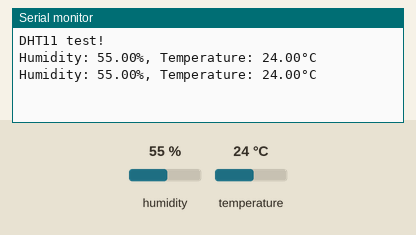
Simulated run of this sketch. Board: ESP8266 (NodeMCU). Parts: the last lines printed to the serial monitor. The inputs (shaded band) are chosen by the test bench; at power-on: humidity 55 %, temperature 24 °C.

Above: at 4.8 s.
4.9 s: humidity set to 22 %
At 7.3 s:
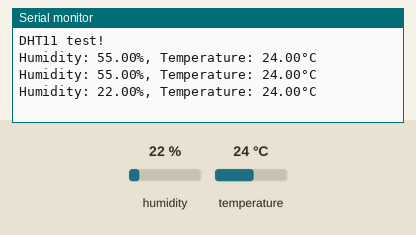
7.9 s: temperature set to 12 °C
At 8.4 s:
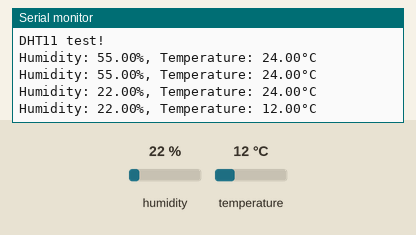
10.9 s: humidity set to 40 %
At 13.2 s:
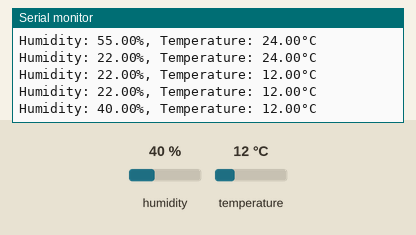
Timing chart, 0 to 14.7 s (numbered marks = the images above; inputs shaded):
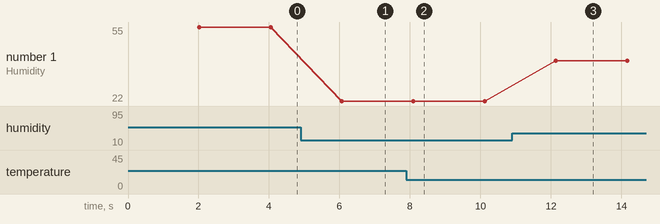

Measured:
- after the input at 4.9 s, the serial monitor: prints a new line after 1.2 s (image 1)
- after the input at 7.9 s, the serial monitor: prints a new line after 0.19 s (image 2)
- after the input at 10.9 s, the serial monitor: prints a new line after 1.2 s (image 3)
- plotted number 1: 55 → 22 after the input at 4.9 s, 22 → 40 after the input at 10.9 s

The sketch:

08_DHT11Read.ino
```cpp
#include "DHT.h"

#define DHTPIN D1     // Digital pin connected to the DHT sensor

#define DHTTYPE DHT11   // DHT 11

DHT dht(DHTPIN, DHTTYPE);

void setup() {
  Serial.begin(115200);
  Serial.println("DHT11 test!");

  dht.begin();
}

void loop() {
  // Wait a few seconds between measurements.
  delay(2000);

  float h = dht.readHumidity();
  float t = dht.readTemperature();

  if (isnan(h) || isnan(t))
  {
    Serial.println(F("Failed to read from DHT sensor!"));
    return;
  }

  Serial.println("Humidity: " + String(h) + "%, Temperature: " + String(t) + "°C ");
}
```
